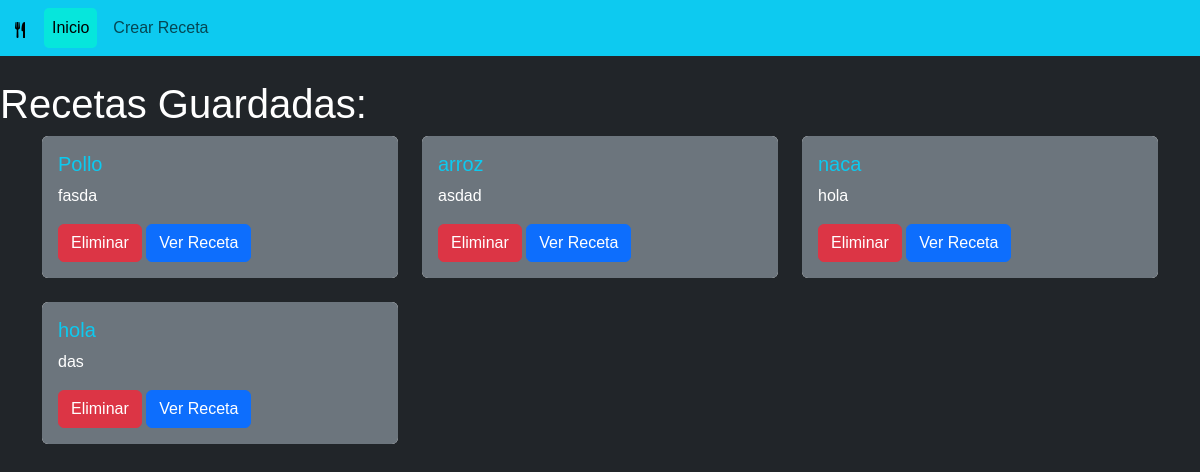
/, run on an earlier commit of the app's database.
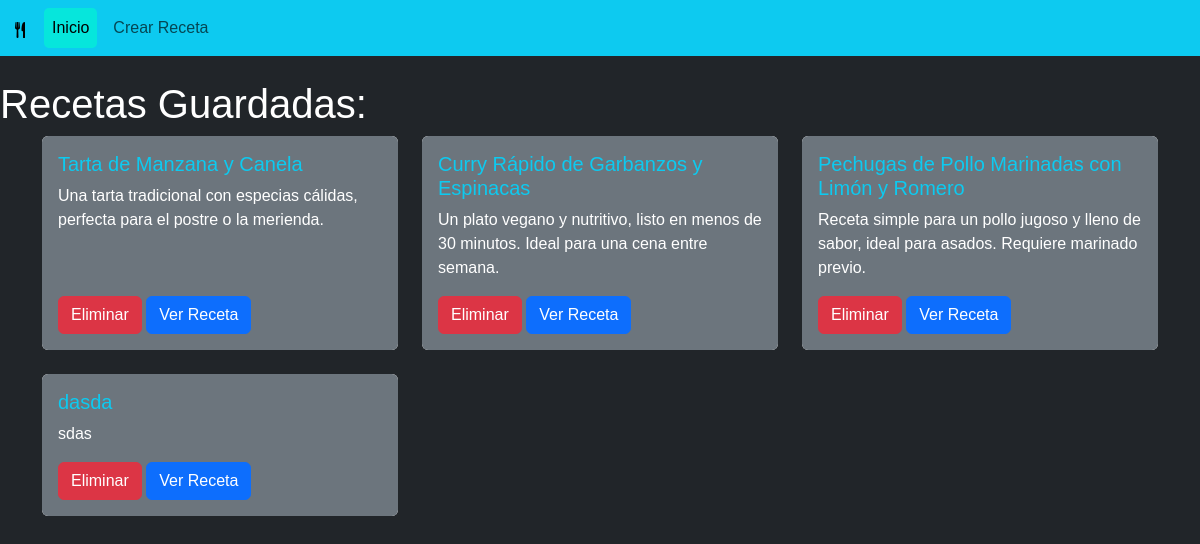
And on a later commit of the database.
### cookbook/models.py (models this page shows, shortened)
class Recipe(models.Model):
    title = models.CharField(max_length=200, verbose_name="Título")
    description = models.TextField(verbose_name="Descripción")
    ingredients = models.TextField(help_text="Ingresa los ingredientes, uno por línea o separados por comas",
                                  verbose_name="Ingredientes")
    instructions = models.TextField(help_text="Describe paso a paso cómo preparar la receta",
                                   verbose_name="Instrucciones")
    preparation_time = models.PositiveIntegerField(help_text="Tiempo en minutos",
                                                 default=30, verbose_name="Tiempo de preparación")
    cooking_time = models.PositiveIntegerField(help_text="Tiempo en minutos",
                                              default=0, verbose_name="Tiempo de cocción")
    servings = models.PositiveIntegerField(default=4, verbose_name="Porciones")
    created_at = models.DateTimeField(auto_now_add=True, verbose_name="Fecha de creación")
    updated_at = models.DateTimeField(auto_now=True, verbose_name="Fecha de actualización")
    author = models.ForeignKey(User, on_delete=models.CASCADE, verbose_name="Autor")
    class Meta:
        verbose_name = "recipe"
        verbose_name_plural = "recipes"
        ordering = ['-created_at']
    def __str__(self):
        return self.title

### cookbook/views.py (the view)
# urls.py: path('', cookbook.views.create, name='base'),
def create(request):
    recipes_list = Recipe.objects.all()
    print(recipes_list)
    return render(request, 'cookbook/base.html', context = {'recipes': recipes_list} )

### cookbook/templates/cookbook/base.html (shortened to what this page needs)
{% load static %}
<!DOCTYPE html>
<html lang="en">
<head>
  <link href="https://cdn.jsdelivr.net/npm/bootstrap@5.3.2/dist/css/bootstrap.min.css" rel="stylesheet"
 />
  <link rel="stylesheet" href="{% static 'cookbook/style.css' %}"/>
</head>
<body class="bg-dark text-white">
  <nav class="navbar navbar-expand-lg bg-info mb-4 mr-6">
    <div class="container-fluid">
      <a class="navbar-brand" href="{% url 'base' %}">
      </a>
      <div class="collapse navbar-collapse" id="navbarNav">
        <ul class="navbar-nav ">
          <li class="nav-item  ">
            {% url 'base' as base_url %}
            <a class="nav-link {% if request.path == base_url %}active{% endif %}" aria-current="page" href={% url 'base' %}>Inicio</a>
          </li>
          {% url 'recipe_create' as create_url %}
          <li class="nav-item">
            <a class="nav-link {% if request.path == create_url %}active {% endif %}" href="{% url 'recipe_create' %}">Crear Receta</a>
          </li>
        </ul>
      </div>
    </div>
  </nav>
  <h1 class="align-items-center justify-content-between">Recetas Guardadas:</h1>
  <div class="container">
    {% block content %} {% include 'cookbook/recipes_grid.html' %}{%endblock%}
  </div>
</body>
</html>

### cookbook/templates/cookbook/recipes_grid.html
<div class="row g-4">
  {%for recipe in recipes reversed%}
  <div class="col-12 col-md-4">
    {% include 'cookbook/recipes_card.html' %}
  </div>
  {% endfor %}
</div>

### cookbook/templates/cookbook/recipes_card.html
<div class="card border-0 h-100">
  <div class="card-body bg-secondary text-white rounded  d-flex flex-column">
    <h5 class="card-title text-info">{{ recipe.title }}</h5>
    <p class="card-text">{{ recipe.description }}</p>
    <div class="mt-auto">
      <a href="{% url 'recipe_delete' recipe.pk %}" class="btn btn-danger">Eliminar</a>
      <a href="{% url 'recipe_detail' recipe.pk %}" class="btn btn-primary">Ver Receta</a>
    </div>
  </div>
</div>

### cookbook/static/cookbook/style.css (style rules this page uses)
body { font-family: 'NunitoSans', sans-serif; }
.navbar .nav-link { transition: all 0.3s ease-in-out; margin-right: 8px; outline: none; }
.navbar .nav-link.active, .navbar .nav-link:focus { background-color: #00ffcc8a; border-radius: 5px; transform: scale(1); opacity: 1; }

What changed in the data, as far as the page shows it:
removed Recipe: title "Pollo", description "fasda"
removed Recipe: title "arroz", description "asdad"
removed Recipe: title "naca", description "hola"
removed Recipe: title "hola", description "das"
added Recipe: title "Tarta de Manzana y Canela", description "Una tarta tradicional con especias cálidas, perfecta para el postre o la merienda."
added Recipe: title "Curry Rápido de Garbanzos y Espinacas", description "Un plato vegano y nutritivo, listo en menos de 30 minutos. Ideal para una cena entre semana."
added Recipe: title "Pechugas de Pollo Marinadas con Limón y Romero", description "Receta simple para un pollo jugoso y lleno de sabor, ideal para asados. Requiere marinado previo."
added Recipe: title "dasda", description "sdas"
